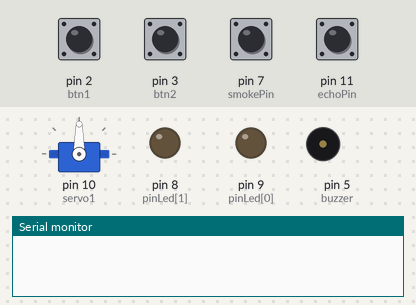
Simulated run of this sketch. Board: Arduino Uno, built with avr-gcc and run on an emulated ATmega328P. Parts: servo, output pins drawn as LEDs (lit = HIGH), buzzer (waves = sounding, pin HIGH), the last lines printed to the serial monitor. Dashed ring = blinking. Inputs (shaded band) come from the test bench; at power-on: pin 2 (btn1), pin 3 (btn2) HIGH, pin 7 (smokePin), pin 11 (echoPin) LOW. Pins used as bus, display or sensor lines are not drawn.

Above: at 4.2 s.
4.3 s: pin 2 (btn1) pulled LOW for 0.15 s
At 5.4 s:
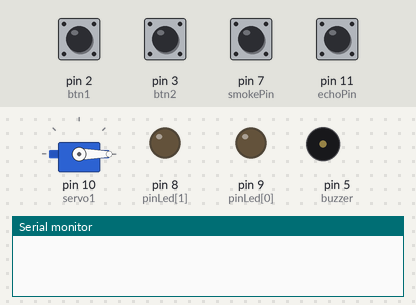
8.6 s: pin 11 (echoPin) pulsed HIGH 5 times (0.12 s each, 0.3 s apart)
At 10.0 s:
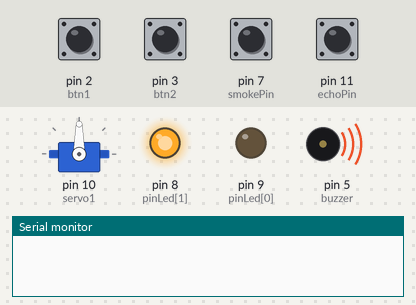
12.1 s: pin 7 (smokePin) pulled HIGH for 1 s
At 13.0 s:
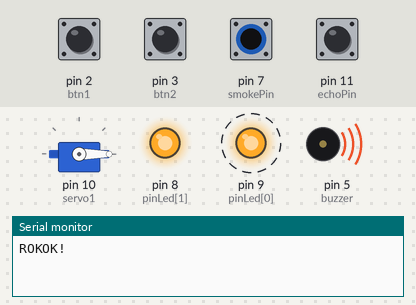
Timing chart, 0 to 17.0 s (numbered marks = the images above; inputs shaded):
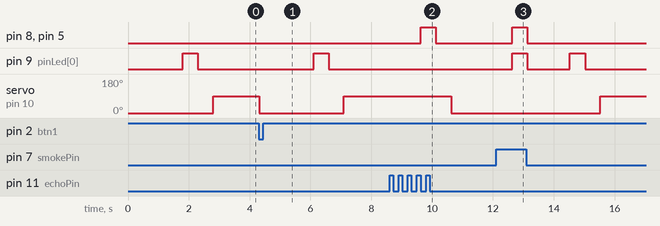

The sketch:

latihan.ino
```cpp
#include <Servo.h>
#include <MQ2.h>

#define echoPin 11
#define trigPin 12
#define smokePin 7

Servo servo1;
MQ2 mq2(smokePin);

int pinLed[] = {9,8};
int buzzer = 5;
int btn1 = 2;
int btn2 = 3;
long durasi, jarak, smoke;

void setup() {
  // put your setup code here, to run once:
  Serial.begin(9600);
  pinMode(echoPin, INPUT);
  pinMode(trigPin, OUTPUT);
  pinMode(smokePin, INPUT);

  pinMode(buzzer, OUTPUT);
  pinMode(pinLed[0], OUTPUT);
  pinMode(pinLed[1], OUTPUT);

  pinMode (btn1, INPUT_PULLUP);
  pinMode (btn2, INPUT_PULLUP);

  servo1.attach(10);
  servo1.write(0);
  mq2.begin();

  attachInterrupt(digitalPinToInterrupt(btn1),closeLid,FALLING);
  attachInterrupt(digitalPinToInterrupt(btn2),openLid,FALLING);

}

void closeLid(){
  if(servo1.read() > 0){

    digitalWrite(buzzer, HIGH);
    digitalWrite(pinLed[1], HIGH);
    delay(500);

    digitalWrite(buzzer, LOW);
    digitalWrite(pinLed[1], LOW);
    delay(500);

    servo1.write(0);
    delay(2000);
  }
}

void openLid(){
  if(servo1.read() <= 0){

    digitalWrite(pinLed[0], HIGH);
    delay(500);

    digitalWrite(pinLed[0], LOW);
    delay(500);

    servo1.write(90);
    delay(2000);
  }
}

void smokeDetect(){
  if(digitalRead(smokePin) == HIGH){
    Serial.println("ROKOK!");
  }

  delay(10);

  while(digitalRead(smokePin) == HIGH){
    digitalWrite(pinLed[0], HIGH);
    digitalWrite(pinLed[1], HIGH);
    digitalWrite(buzzer, HIGH);
    delay(100);
  }

  digitalWrite(pinLed[0], LOW);
  digitalWrite(pinLed[1], LOW);
  digitalWrite(buzzer, LOW);
//  Serial.println("Tidak ada rokok terbakar");
  delay(100);
}

void loop() {
  // put your main code here, to run repeatedly:

  digitalWrite(trigPin, LOW);
  delay(150);
  digitalWrite(trigPin, HIGH);
  delay(150);
  digitalWrite(trigPin, LOW);

  durasi = pulseIn(echoPin, HIGH);
  jarak = durasi * 0.034 / 2;

//  Serial.print("Jarak : ");
//  Serial.print(jarak);
//  Serial.println(" Cm");

  if(jarak < 30){
    openLid();
  }else{
    closeLid();

    smokeDetect();
  }
}
```

Measured:
- after the input at 4.3 s, pin 9 (pinLed[0]): LOW → HIGH after 1.8 s, → LOW 0.50 s later; servo on pin 10 (servo1): 90° → 0° at once, → 90° 2.8 s later
- after the input at 8.6 s, pin 8 (pinLed[1]), pin 5 (buzzer): LOW → HIGH after 1.0 s, → LOW 0.50 s later; servo on pin 10 (servo1): 90° → 0° after 2.0 s
- after the input at 12.1 s, pin 8 (pinLed[1]), pin 5 (buzzer): LOW → HIGH after 0.53 s, → LOW 0.50 s later; servo on pin 10 (servo1): 0° → 90° after 3.4 s instead of 2.9 s
